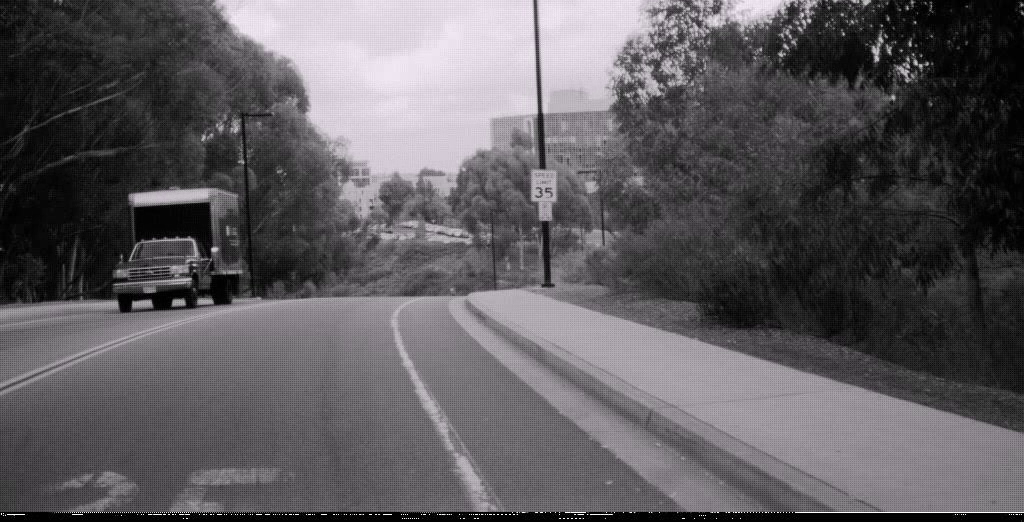
#> input picture TrafficSigns/Positives/speedLimit35_1333397588.avi_image3.png, 1024 x 522 px, found by its file name
$ python MSEdetection.py   (Python 2 division)
#> lines starting #> are read from the running program, lines starting #| are printed output that depends on the picture; after the words box and inside, x2 and y2 are one past the last pixel; in counts of white or black regions, pixels touching at a corner belong together; long printed decimals are rounded
### MSE.py
import numpy as np
import cv2

# [8 lines of commented-out code are left out]

def mean_square_error(imageA, imageB):     #grayscale images
    err = np.sum((imageA.astype(np.float64)-imageB.astype(np.float64))**2)
    err /= float(imageA.shape[0]*imageA.shape[1])
    return err

def compare_images(imga,imgb):
    return 1/mean_square_error(imga,imgb)

### MSEdetection.py
import numpy as np
import cv2
import MSE
import os

speed_limit = cv2.CascadeClassifier('USspeedlimit/cascade.xml')
#num_on_sign = cv2.CascadeClassifier('Speednumbers/cascade.xml')

# for loading the speed limit signs models
def load_images(folder):
       images = []
       for filename in os.listdir(folder):
              imgs = cv2.imread(os.path.join(folder,filename))
              if imgs is not None:
                     grayim = cv2.cvtColor(imgs, cv2.COLOR_BGR2GRAY)
                     images.append(grayim)
       return images


img = cv2.imread('Positives/speedLimit35_1333397588.avi_image3.png')
#> img is the input picture: shape (522, 1024, 3); mean B, G, R 94, 90.3, 93.3
gray = cv2.cvtColor(img, cv2.COLOR_BGR2GRAY)
height, weight = img.shape[:2]
#> height = 522; weight = 1024
roi_gray = np.zeros((height, weight, 1), np.uint8)
#roi_gray_speed = np.zeros((height, weight, 1), np.uint8)
speed = speed_limit.detectMultiScale(gray)
#> speed = [[529, 171, 29, 29]]
for (x, y, w, h) in speed:
       img = cv2.rectangle(img, (x, y), (x+w, y+h), (255, 0, 0), 2)
       roi_gray = gray[y:y+h, x:x+w]
       roi_color = img[y:y+h, x:x+w]
#> this loop made 1 pass
#> pass 1, `img = cv2.rectangle(img, (x, y), (x+w, y+h), (255, 0, 0), 2)`:
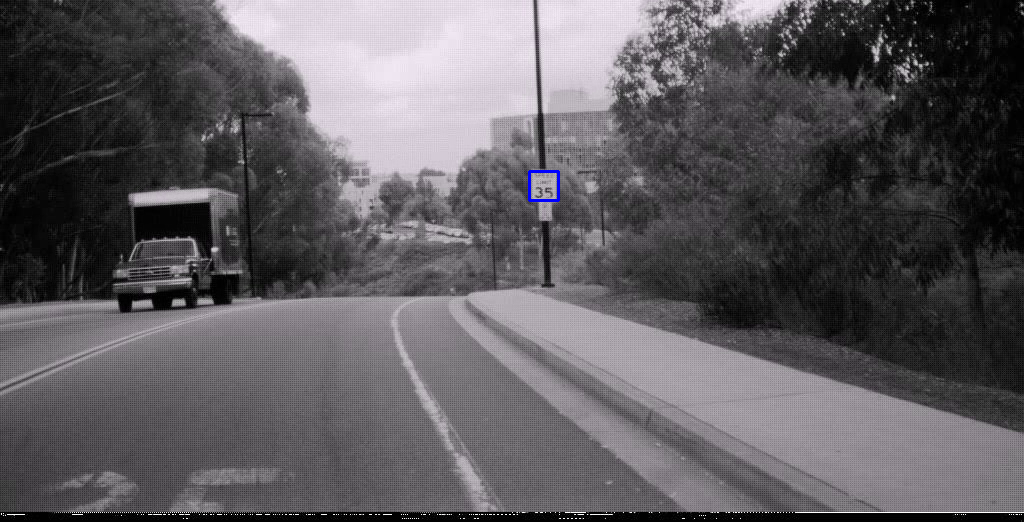
#> img: shape (522, 1024, 3); 0.06% of pixels changed, all inside (x1, y1, x2, y2) = (528, 170, 560, 202)
#> pass 1, `roi_gray = gray[y:y+h, x:x+w]`:
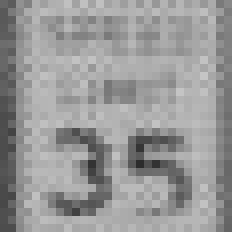
#> roi_gray: shape (29, 29) (shown 8 times larger); min 43, max 197, mean 152.4
#> pass 1, `roi_color = img[y:y+h, x:x+w]`:
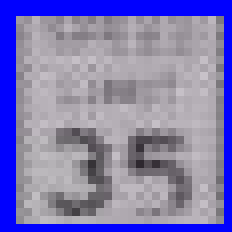
#> roi_color: shape (29, 29, 3) (shown 8 times larger); mean B, G, R 179.4, 124.3, 128.6
       # [4 lines of commented-out code are left out]


if cv2.countNonZero(roi_gray) == 0:
       print "None region of interest recognized"
# [5 lines of commented-out code are left out]

else:
       models = load_images('/Users/Lkid/PycharmProjects/openCVVJ/speedmodels')
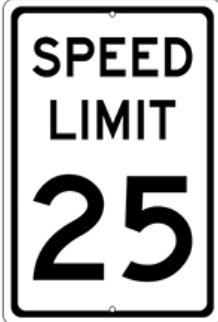
#> input picture TrafficSigns/speedmodels/speed25.png, 218 x 322 px, found by its file name
#> in load_images, imgs is the input picture: shape (322, 218, 3); mean B, G, R 184.1, 184.1, 184.1
#> models = 3 items
       errmin = 1
       hroi, wroi = roi_gray.shape[:2]
#> hroi = 29; wroi = 29
       for m in models:
           m = cv2.resize(m, (wroi, hroi))
           error = MSE.compare_images(roi_gray, m)
           print error
           if error < errmin:
                  errmin = error
                  sim = m
#> this loop made 3 passes
#> (error, errmin) on pass 1: (0.000105, 0.000105)
#> errmin on pass 2: 8.64e-05
#| 0.0001047
#| 8.643077881222939e-05
#| 9.465952566910834e-05
#> pass 1, `m = cv2.resize(m, (wroi, hroi))`:
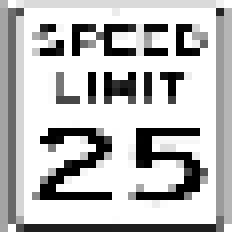
#> m: shape (29, 29) (shown 8 times larger); min 0, max 255, mean 187.8
#> pass 2, `m = cv2.resize(m, (wroi, hroi))`:
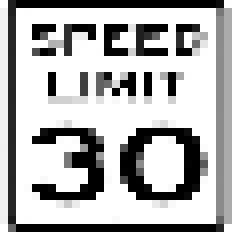
#> m: shape (29, 29) (shown 8 times larger); min 0, max 255, mean 177.4
#> pass 3, `m = cv2.resize(m, (wroi, hroi))`:
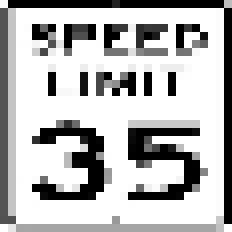
#> m: shape (29, 29) (shown 8 times larger); min 0, max 255, mean 182.2
#> after the loop, errmin = 8.64e-05
       print "Similarity is %f" % error
#| Similarity is 9.5e-05
       cv2.imshow('roi_gray', roi_gray)
       cv2.imshow('sim', sim)
       cv2.imshow('img', img)
       cv2.waitKey(0)
       cv2.destroyAllWindows()
